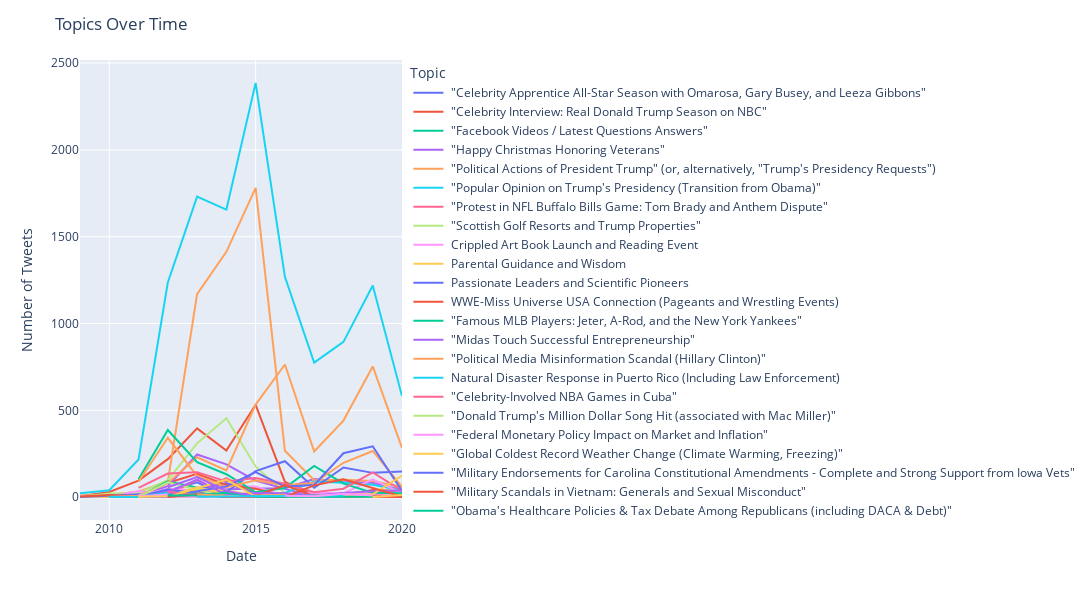

Notebook code for this chart:
### Code cell
# plot using plotly 

import plotly.express as px 


fig = px.line(topic_df_grouped, x='date', y='count', color='refined_topic_names')

fig.update_layout(
    title='Topics Over Time',
    xaxis_title='Date',
    yaxis_title='Number of Tweets',
    legend_title='Topic',
    width=1400,
    height=600, 
    showlegend=True, 
)

fig.show()

### Figure 1 — Plotly figure (JSON) as saved in the notebook; plotly's stock layout.template omitted (floating-point values rounded to 4 significant figures)
{"data": [{"hovertemplate": "refined_topic_names= \"Celebrity Apprentice All-Star Season with Omarosa, Gary Busey, and Leeza Gibbons\"<br>date=%{x}<br>count=%{y}<extra></extra>", "legendgroup": " \"Celebrity Apprentice All-Star Season with Omarosa, Gary Busey, and Leeza Gibbons\"", "line": {"color": "#636efa", "dash": "solid"}, "marker": {"symbol": "circle"}, "mode": "lines", "name": " \"Celebrity Apprentice All-Star Season with Omarosa, Gary Busey, and Leeza Gibbons\"", "orientation": "v", "showlegend": true, "type": "scatter", "x": [2009, 2010, 2011, 2012, 2013, 2014, 2015, 2016, 2018], "xaxis": "x", "y": [1, 1, 1, 37, 86, 4, 24, 1, 1], "yaxis": "y"}, {"hovertemplate": "refined_topic_names= \"Celebrity Interview: Real Donald Trump Season on NBC\"<br>date=%{x}<br>count=%{y}<extra></extra>", "legendgroup": " \"Celebrity Interview: Real Donald Trump Season on NBC\"", "line": {"color": "#EF553B", "dash": "solid"}, "marker": {"symbol": "circle"}, "mode": "lines", "name": " \"Celebrity Interview: Real Donald Trump Season on NBC\"", "orientation": "v", "showlegend": true, "type": "scatter", "x": [2009, 2010, 2011, 2012, 2013, 2014, 2015, 2016, 2017, 2018, 2019, 2020], "xaxis": "x", "y": [5, 30, 95, 219, 396, 269, 532, 88, 11, 13, 41, 35], "yaxis": "y"}, {"hovertemplate": "refined_topic_names= \"Facebook Videos / Latest Questions Answers\"<br>date=%{x}<br>count=%{y}<extra></extra>", "legendgroup": " \"Facebook Videos / Latest Questions Answers\"", "line": {"color": "#00cc96", "dash": "solid"}, "marker": {"symbol": "circle"}, "mode": "lines", "name": " \"Facebook Videos / Latest Questions Answers\"", "orientation": "v", "showlegend": true, "type": "scatter", "x": [2009, 2011, 2012, 2013, 2014, 2015, 2016], "xaxis": "x", "y": [1, 2, 1, 6, 3, 2, 1], "yaxis": "y"}, {"hovertemplate": "refined_topic_names= \"Happy Christmas Honoring Veterans\"<br>date=%{x}<br>count=%{y}<extra></extra>", "legendgroup": " \"Happy Christmas Honoring Veterans\"", "line": {"color": "#ab63fa", "dash": "solid"}, "marker": {"symbol": "circle"}, "mode": "lines", "name": " \"Happy Christmas Honoring Veterans\"", "orientation": "v", "showlegend": true, "type": "scatter", "x": [2009, 2010, 2011, 2012, 2013, 2014, 2015, 2016, 2017, 2018, 2019, 2020], "xaxis": "x", "y": [1, 4, 10, 35, 41, 46, 50, 52, 104, 87, 83, 40], "yaxis": "y"}, {"hovertemplate": "refined_topic_names= \"Political Actions of President Trump\" (or, alternatively, \"Trump's Presidency Requests\")<br>date=%{x}<br>count=%{y}<extra></extra>", "legendgroup": " \"Political Actions of President Trump\" (or, alternatively, \"Trump's Presidency Requests\")", "line": {"color": "#FFA15A", "dash": "solid"}, "marker": {"symbol": "circle"}, "mode": "lines", "name": " \"Political Actions of President Trump\" (or, alternatively, \"Trump's Presidency Requests\")", "orientation": "v", "showlegend": true, "type": "scatter", "x": [2009, 2010, 2011, 2012, 2013, 2014, 2015, 2016, 2017, 2018, 2019, 2020], "xaxis": "x", "y": [9, 13, 33, 89, 1169, 1413, 1781, 267, 98, 100, 93, 58], "yaxis": "y"}, {"hovertemplate": "refined_topic_names= \"Popular Opinion on Trump's Presidency (Transition from Obama)\"<br>date=%{x}<br>count=%{y}<extra></extra>", "legendgroup": " \"Popular Opinion on Trump's Presidency (Transition from Obama)\"", "line": {"color": "#19d3f3", "dash": "solid"}, "marker": {"symbol": "circle"}, "mode": "lines", "name": " \"Popular Opinion on Trump's Presidency (Transition from Obama)\"", "orientation": "v", "showlegend": true, "type": "scatter", "x": [2009, 2010, 2011, 2012, 2013, 2014, 2015, 2016, 2017, 2018, 2019, 2020], "xaxis": "x", "y": [23, 40, 217, 1236, 1731, 1656, 2385, 1269, 775, 894, 1219, 582], "yaxis": "y"}, {"hovertemplate": "refined_topic_names= \"Protest in NFL Buffalo Bills Game: Tom Brady and Anthem Dispute\"<br>date=%{x}<br>count=%{y}<extra></extra>", "legendgroup": " \"Protest in NFL Buffalo Bills Game: Tom Brady and Anthem Dispute\"", "line": {"color": "#FF6692", "dash": "solid"}, "marker": {"symbol": "circle"}, "mode": "lines", "name": " \"Protest in NFL Buffalo Bills Game: Tom Brady and Anthem Dispute\"", "orientation": "v", "showlegend": true, "type": "scatter", "x": [2009, 2010, 2012, 2013, 2014, 2015, 2016, 2017, 2018, 2019, 2020], "xaxis": "x", "y": [1, 1, 15, 31, 110, 20, 3, 30, 8, 4, 3], "yaxis": "y"}, {"hovertemplate": "refined_topic_names= \"Scottish Golf Resorts and Trump Properties\"<br>date=%{x}<br>count=%{y}<extra></extra>", "legendgroup": " \"Scottish Golf Resorts and Trump Properties\"", "line": {"color": "#B6E880", "dash": "solid"}, "marker": {"symbol": "circle"}, "mode": "lines", "name": " \"Scottish Golf Resorts and Trump Properties\"", "orientation": "v", "showlegend": true, "type": "scatter", "x": [2009, 2010, 2011, 2012, 2013, 2014, 2015, 2016, 2017, 2018, 2019, 2020], "xaxis": "x", "y": [2, 21, 25, 98, 310, 455, 177, 23, 3, 1, 8, 2], "yaxis": "y"}, {"hovertemplate": "refined_topic_names= Crippled Art Book Launch and Reading Event<br>date=%{x}<br>count=%{y}<extra></extra>", "legendgroup": " Crippled Art Book Launch and Reading Event", "line": {"color": "#FF97FF", "dash": "solid"}, "marker": {"symbol": "circle"}, "mode": "lines", "name": " Crippled Art Book Launch and Reading Event", "orientation": "v", "showlegend": true, "type": "scatter", "x": [2009, 2010, 2011, 2012, 2013, 2014, 2015, 2016, 2017, 2018, 2019, 2020], "xaxis": "x", "y": [4, 1, 35, 12, 54, 64, 61, 6, 6, 13, 26, 14], "yaxis": "y"}, {"hovertemplate": "refined_topic_names= Parental Guidance and Wisdom<br>date=%{x}<br>count=%{y}<extra></extra>", "legendgroup": " Parental Guidance and Wisdom", "line": {"color": "#FECB52", "dash": "solid"}, "marker": {"symbol": "circle"}, "mode": "lines", "name": " Parental Guidance and Wisdom", "orientation": "v", "showlegend": true, "type": "scatter", "x": [2009, 2012, 2013, 2014, 2015, 2016, 2019, 2020], "xaxis": "x", "y": [1, 4, 16, 11, 7, 3, 2, 2], "yaxis": "y"}, {"hovertemplate": "refined_topic_names= Passionate Leaders and Scientific Pioneers<br>date=%{x}<br>count=%{y}<extra></extra>", "legendgroup": " Passionate Leaders and Scientific Pioneers", "line": {"color": "#636efa", "dash": "solid"}, "marker": {"symbol": "circle"}, "mode": "lines", "name": " Passionate Leaders and Scientific Pioneers", "orientation": "v", "showlegend": true, "type": "scatter", "x": [2009, 2012, 2013, 2014, 2015, 2019, 2020], "xaxis": "x", "y": [1, 24, 44, 82, 20, 4, 1], "yaxis": "y"}, {"hovertemplate": "refined_topic_names= WWE-Miss Universe USA Connection (Pageants and Wrestling Events)<br>date=%{x}<br>count=%{y}<extra></extra>", "legendgroup": " WWE-Miss Universe USA Connection (Pageants and Wrestling Events)", "line": {"color": "#EF553B", "dash": "solid"}, "marker": {"symbol": "circle"}, "mode": "lines", "name": " WWE-Miss Universe USA Connection (Pageants and Wrestling Events)", "orientation": "v", "showlegend": true, "type": "scatter", "x": [2009, 2010, 2011, 2012, 2013, 2014, 2015, 2016, 2017, 2018, 2019, 2020], "xaxis": "x", "y": [4, 13, 6, 82, 135, 71, 48, 7, 7, 10, 13, 2], "yaxis": "y"}, {"hovertemplate": "refined_topic_names= \"Famous MLB Players: Jeter, A-Rod, and the New York Yankees\"<br>date=%{x}<br>count=%{y}<extra></extra>", "legendgroup": " \"Famous MLB Players: Jeter, A-Rod, and the New York Yankees\"", "line": {"color": "#00cc96", "dash": "solid"}, "marker": {"symbol": "circle"}, "mode": "lines", "name": " \"Famous MLB Players: Jeter, A-Rod, and the New York Yankees\"", "orientation": "v", "showlegend": true, "type": "scatter", "x": [2010, 2011, 2012, 2013, 2014, 2015, 2016, 2017, 2018, 2019, 2020], "xaxis": "x", "y": [3, 2, 91, 56, 18, 10, 1, 2, 3, 7, 5], "yaxis": "y"}, {"hovertemplate": "refined_topic_names= \"Midas Touch Successful Entrepreneurship\"<br>date=%{x}<br>count=%{y}<extra></extra>", "legendgroup": " \"Midas Touch Successful Entrepreneurship\"", "line": {"color": "#ab63fa", "dash": "solid"}, "marker": {"symbol": "circle"}, "mode": "lines", "name": " \"Midas Touch Successful Entrepreneurship\"", "orientation": "v", "showlegend": true, "type": "scatter", "x": [2010, 2011, 2012, 2013, 2014, 2015, 2017, 2018, 2019, 2020], "xaxis": "x", "y": [1, 8, 63, 246, 189, 95, 1, 4, 4, 1], "yaxis": "y"}, {"hovertemplate": "refined_topic_names= \"Political Media Misinformation Scandal (Hillary Clinton)\"<br>date=%{x}<br>count=%{y}<extra></extra>", "legendgroup": " \"Political Media Misinformation Scandal (Hillary Clinton)\"", "line": {"color": "#FFA15A", "dash": "solid"}, "marker": {"symbol": "circle"}, "mode": "lines", "name": " \"Political Media Misinformation Scandal (Hillary Clinton)\"", "orientation": "v", "showlegend": true, "type": "scatter", "x": [2010, 2011, 2012, 2013, 2014, 2015, 2016, 2017, 2018, 2019, 2020], "xaxis": "x", "y": [1, 8, 81, 230, 154, 533, 764, 263, 441, 753, 283], "yaxis": "y"}, {"hovertemplate": "refined_topic_names= Natural Disaster Response in Puerto Rico (Including Law Enforcement)<br>date=%{x}<br>count=%{y}<extra></extra>", "legendgroup": " Natural Disaster Response in Puerto Rico (Including Law Enforcement)", "line": {"color": "#19d3f3", "dash": "solid"}, "marker": {"symbol": "circle"}, "mode": "lines", "name": " Natural Disaster Response in Puerto Rico (Including Law Enforcement)", "orientation": "v", "showlegend": true, "type": "scatter", "x": [2010, 2011, 2012, 2013, 2014, 2015, 2016, 2017, 2018, 2019, 2020], "xaxis": "x", "y": [1, 2, 16, 8, 3, 11, 25, 90, 83, 71, 38], "yaxis": "y"}, {"hovertemplate": "refined_topic_names= \"Celebrity-Involved NBA Games in Cuba\"<br>date=%{x}<br>count=%{y}<extra></extra>", "legendgroup": " \"Celebrity-Involved NBA Games in Cuba\"", "line": {"color": "#FF6692", "dash": "solid"}, "marker": {"symbol": "circle"}, "mode": "lines", "name": " \"Celebrity-Involved NBA Games in Cuba\"", "orientation": "v", "showlegend": true, "type": "scatter", "x": [2011, 2012, 2013, 2014, 2015, 2016, 2017, 2019, 2020], "xaxis": "x", "y": [1, 13, 100, 7, 1, 1, 1, 1, 1], "yaxis": "y"}, {"hovertemplate": "refined_topic_names= \"Donald Trump's Million Dollar Song Hit (associated with Mac Miller)\"<br>date=%{x}<br>count=%{y}<extra></extra>", "legendgroup": " \"Donald Trump's Million Dollar Song Hit (associated with Mac Miller)\"", "line": {"color": "#B6E880", "dash": "solid"}, "marker": {"symbol": "circle"}, "mode": "lines", "name": " \"Donald Trump's Million Dollar Song Hit (associated with Mac Miller)\"", "orientation": "v", "showlegend": true, "type": "scatter", "x": [2011, 2012, 2013, 2014, 2015], "xaxis": "x", "y": [1, 11, 12, 13, 5], "yaxis": "y"}, {"hovertemplate": "refined_topic_names= \"Federal Monetary Policy Impact on Market and Inflation\"<br>date=%{x}<br>count=%{y}<extra></extra>", "legendgroup": " \"Federal Monetary Policy Impact on Market and Inflation\"", "line": {"color": "#FF97FF", "dash": "solid"}, "marker": {"symbol": "circle"}, "mode": "lines", "name": " \"Federal Monetary Policy Impact on Market and Inflation\"", "orientation": "v", "showlegend": true, "type": "scatter", "x": [2011, 2012, 2013, 2014, 2015, 2016, 2017, 2018, 2019, 2020], "xaxis": "x", "y": [8, 49, 38, 26, 15, 3, 26, 22, 103, 22], "yaxis": "y"}, {"hovertemplate": "refined_topic_names= \"Global Coldest Record Weather Change (Climate Warming, Freezing)\"<br>date=%{x}<br>count=%{y}<extra></extra>", "legendgroup": " \"Global Coldest Record Weather Change (Climate Warming, Freezing)\"", "line": {"color": "#FECB52", "dash": "solid"}, "marker": {"symbol": "circle"}, "mode": "lines", "name": " \"Global Coldest Record Weather Change (Climate Warming, Freezing)\"", "orientation": "v", "showlegend": true, "type": "scatter", "x": [2011, 2012, 2013, 2014, 2015, 2017, 2018, 2019], "xaxis": "x", "y": [2, 6, 45, 39, 9, 1, 2, 5], "yaxis": "y"}, {"hovertemplate": "refined_topic_names= \"Military Endorsements for Carolina Constitutional Amendments - Complete and Strong Support from Iowa Vets\"<br>date=%{x}<br>count=%{y}<extra></extra>", "legendgroup": " \"Military Endorsements for Carolina Constitutional Amendments - Complete and Strong Support from Iowa Vets\"", "line": {"color": "#636efa", "dash": "solid"}, "marker": {"symbol": "circle"}, "mode": "lines", "name": " \"Military Endorsements for Carolina Constitutional Amendments - Complete and Strong Support from Iowa Vets\"", "orientation": "v", "showlegend": true, "type": "scatter", "x": [2011, 2012, 2013, 2014, 2015, 2016, 2017, 2018, 2019, 2020], "xaxis": "x", "y": [3, 46, 23, 30, 150, 207, 54, 171, 140, 148], "yaxis": "y"}, {"hovertemplate": "refined_topic_names= \"Military Scandals in Vietnam: Generals and Sexual Misconduct\"<br>date=%{x}<br>count=%{y}<extra></extra>", "legendgroup": " \"Military Scandals in Vietnam: Generals and Sexual Misconduct\"", "line": {"color": "#EF553B", "dash": "solid"}, "marker": {"symbol": "circle"}, "mode": "lines", "name": " \"Military Scandals in Vietnam: Generals and Sexual Misconduct\"", "orientation": "v", "showlegend": true, "type": "scatter", "x": [2011, 2012, 2013, 2014, 2015, 2016, 2017, 2018, 2019, 2020], "xaxis": "x", "y": [1, 6, 26, 8, 2, 1, 12, 5, 5, 6], "yaxis": "y"}, {"hovertemplate": "refined_topic_names= \"Obama's Healthcare Policies & Tax Debate Among Republicans (including DACA & Debt)\"<br>date=%{x}<br>count=%{y}<extra></extra>", "legendgroup": " \"Obama's Healthcare Policies & Tax Debate Among Republicans (including DACA & Debt)\"", "line": {"color": "#00cc96", "dash": "solid"}, "marker": {"symbol": "circle"}, "mode": "lines", "name": " \"Obama's Healthcare Policies & Tax Debate Among Republicans (including DACA & Debt)\"", "orientation": "v", "showlegend": true, "type": "scatter", "x": [2011, 2012, 2013, 2014, 2015, 2016, 2017, 2018, 2019, 2020], "xaxis": "x", "y": [103, 387, 202, 132, 28, 53, 180, 78, 26, 23], "yaxis": "y"}, {"hovertemplate": "refined_topic_names= \"Political Convention on Myrtle Beach (Monday), featuring Donald GOP\"<br>date=%{x}<br>count=%{y}<extra></extra>", "legendgroup": " \"Political Convention on Myrtle Beach (Monday), featuring Donald GOP\"", "line": {"color": "#ab63fa", "dash": "solid"}, "marker": {"symbol": "circle"}, "mode": "lines", "name": " \"Political Convention on Myrtle Beach (Monday), featuring Donald GOP\"", "orientation": "v", "showlegend": true, "type": "scatter", "x": [2011, 2012, 2013, 2014, 2015], "xaxis": "x", "y": [1, 3, 15, 3, 15], "yaxis": "y"}, {"hovertemplate": "refined_topic_names= \"U.S.-China Trade Tariffs Impacts\"<br>date=%{x}<br>count=%{y}<extra></extra>", "legendgroup": " \"U.S.-China Trade Tariffs Impacts\"", "line": {"color": "#FFA15A", "dash": "solid"}, "marker": {"symbol": "circle"}, "mode": "lines", "name": " \"U.S.-China Trade Tariffs Impacts\"", "orientation": "v", "showlegend": true, "type": "scatter", "x": [2011, 2012, 2013, 2014, 2015, 2016, 2017, 2018, 2019, 2020], "xaxis": "x", "y": [89, 342, 121, 57, 97, 68, 81, 198, 266, 60], "yaxis": "y"}, {"hovertemplate": "refined_topic_names= Food & Restaurant Reviews (Vanity Fair)<br>date=%{x}<br>count=%{y}<extra></extra>", "legendgroup": " Food & Restaurant Reviews (Vanity Fair)", "line": {"color": "#19d3f3", "dash": "solid"}, "marker": {"symbol": "circle"}, "mode": "lines", "name": " Food & Restaurant Reviews (Vanity Fair)", "orientation": "v", "showlegend": true, "type": "scatter", "x": [2011, 2012, 2013, 2014, 2015, 2016, 2017, 2018], "xaxis": "x", "y": [1, 25, 23, 7, 3, 1, 1, 1], "yaxis": "y"}, {"hovertemplate": "refined_topic_names= Middle East Conflicts & Nuclear Tensions under Obama<br>date=%{x}<br>count=%{y}<extra></extra>", "legendgroup": " Middle East Conflicts & Nuclear Tensions under Obama", "line": {"color": "#FF6692", "dash": "solid"}, "marker": {"symbol": "circle"}, "mode": "lines", "name": " Middle East Conflicts & Nuclear Tensions under Obama", "orientation": "v", "showlegend": true, "type": "scatter", "x": [2011, 2012, 2013, 2014, 2015, 2016, 2017, 2018, 2019, 2020], "xaxis": "x", "y": [54, 136, 144, 91, 111, 77, 28, 49, 143, 38], "yaxis": "y"}, {"hovertemplate": "refined_topic_names= Republican Presidential Candidates' Interviews and Discussions<br>date=%{x}<br>count=%{y}<extra></extra>", "legendgroup": " Republican Presidential Candidates' Interviews and Discussions", "line": {"color": "#B6E880", "dash": "solid"}, "marker": {"symbol": "circle"}, "mode": "lines", "name": " Republican Presidential Candidates' Interviews and Discussions", "orientation": "v", "showlegend": true, "type": "scatter", "x": [2011, 2012, 2014, 2015, 2016], "xaxis": "x", "y": [2, 86, 1, 5, 1], "yaxis": "y"}, {"hovertemplate": "refined_topic_names= Social Media Debates & OWS Protests<br>date=%{x}<br>count=%{y}<extra></extra>", "legendgroup": " Social Media Debates & OWS Protests", "line": {"color": "#FF97FF", "dash": "solid"}, "marker": {"symbol": "circle"}, "mode": "lines", "name": " Social Media Debates & OWS Protests", "orientation": "v", "showlegend": true, "type": "scatter", "x": [2011, 2012, 2013, 2015, 2016, 2017, 2018, 2019, 2020], "xaxis": "x", "y": [6, 16, 1, 3, 11, 1, 5, 11, 5], "yaxis": "y"}, {"hovertemplate": "refined_topic_names= Urban Restructuring and Business Philanthropy<br>date=%{x}<br>count=%{y}<extra></extra>", "legendgroup": " Urban Restructuring and Business Philanthropy", "line": {"color": "#FECB52", "dash": "solid"}, "marker": {"symbol": "circle"}, "mode": "lines", "name": " Urban Restructuring and Business Philanthropy", "orientation": "v", "showlegend": true, "type": "scatter", "x": [2011, 2012, 2013, 2014, 2015, 2016], "xaxis": "x", "y": [2, 6, 57, 15, 21, 21], "yaxis": "y"}, {"hovertemplate": "refined_topic_names= \"Border Security and Immigration Policies\"<br>date=%{x}<br>count=%{y}<extra></extra>", "legendgroup": " \"Border Security and Immigration Policies\"", "line": {"color": "#636efa", "dash": "solid"}, "marker": {"symbol": "circle"}, "mode": "lines", "name": " \"Border Security and Immigration Policies\"", "orientation": "v", "showlegend": true, "type": "scatter", "x": [2012, 2013, 2014, 2015, 2016, 2017, 2018, 2019, 2020], "xaxis": "x", "y": [14, 34, 62, 144, 61, 70, 253, 293, 36], "yaxis": "y"}, {"hovertemplate": "refined_topic_names= \"Colorado & Phoenix Sports Events Tomorrow\"<br>date=%{x}<br>count=%{y}<extra></extra>", "legendgroup": " \"Colorado & Phoenix Sports Events Tomorrow\"", "line": {"color": "#EF553B", "dash": "solid"}, "marker": {"symbol": "circle"}, "mode": "lines", "name": " \"Colorado & Phoenix Sports Events Tomorrow\"", "orientation": "v", "showlegend": true, "type": "scatter", "x": [2012, 2013, 2014, 2015, 2016, 2017, 2018, 2019, 2020], "xaxis": "x", "y": [1, 1, 1, 9, 69, 4, 7, 5, 1], "yaxis": "y"}, {"hovertemplate": "refined_topic_names= \"Competitive Financial Gaming Momentum\"<br>date=%{x}<br>count=%{y}<extra></extra>", "legendgroup": " \"Competitive Financial Gaming Momentum\"", "line": {"color": "#00cc96", "dash": "solid"}, "marker": {"symbol": "circle"}, "mode": "lines", "name": " \"Competitive Financial Gaming Momentum\"", "orientation": "v", "showlegend": true, "type": "scatter", "x": [2012, 2013, 2014, 2015, 2017], "xaxis": "x", "y": [3, 10, 7, 5, 1], "yaxis": "y"}, {"hovertemplate": "refined_topic_names= \"New York Political Scandals\"<br>date=%{x}<br>count=%{y}<extra></extra>", "legendgroup": " \"New York Political Scandals\"", "line": {"color": "#ab63fa", "dash": "solid"}, "marker": {"symbol": "circle"}, "mode": "lines", "name": " \"New York Political Scandals\"", "orientation": "v", "showlegend": true, "type": "scatter", "x": [2012, 2013, 2014, 2015, 2016, 2017, 2018, 2019, 2020], "xaxis": "x", "y": [29, 101, 12, 24, 22, 10, 24, 34, 39], "yaxis": "y"}, {"hovertemplate": "refined_topic_names= \"Political Activism among College Students in Las Vegas\"<br>date=%{x}<br>count=%{y}<extra></extra>", "legendgroup": " \"Political Activism among College Students in Las Vegas\"", "line": {"color": "#FFA15A", "dash": "solid"}, "marker": {"symbol": "circle"}, "mode": "lines", "name": " \"Political Activism among College Students in Las Vegas\"", "orientation": "v", "showlegend": true, "type": "scatter", "x": [2012, 2013, 2014, 2016], "xaxis": "x", "y": [6, 3, 2, 14], "yaxis": "y"}, {"hovertemplate": "refined_topic_names= \"Reality TV Personalities & Hair Discussions\"<br>date=%{x}<br>count=%{y}<extra></extra>", "legendgroup": " \"Reality TV Personalities & Hair Discussions\"", "line": {"color": "#19d3f3", "dash": "solid"}, "marker": {"symbol": "circle"}, "mode": "lines", "name": " \"Reality TV Personalities & Hair Discussions\"", "orientation": "v", "showlegend": true, "type": "scatter", "x": [2012], "xaxis": "x", "y": [12], "yaxis": "y"}, {"hovertemplate": "refined_topic_names= \"Sugary Beverages Debate: Sugar Consumption and Weight Issues\"<br>date=%{x}<br>count=%{y}<extra></extra>", "legendgroup": " \"Sugary Beverages Debate: Sugar Consumption and Weight Issues\"", "line": {"color": "#FF6692", "dash": "solid"}, "marker": {"symbol": "circle"}, "mode": "lines", "name": " \"Sugary Beverages Debate: Sugar Consumption and Weight Issues\"", "orientation": "v", "showlegend": true, "type": "scatter", "x": [2012, 2013, 2014, 2015, 2016], "xaxis": "x", "y": [30, 9, 2, 1, 1], "yaxis": "y"}, {"hovertemplate": "refined_topic_names= \"Terrorist Attack in Paris (Security and Global Relations)\"<br>date=%{x}<br>count=%{y}<extra></extra>", "legendgroup": " \"Terrorist Attack in Paris (Security and Global Relations)\"", "line": {"color": "#B6E880", "dash": "solid"}, "marker": {"symbol": "circle"}, "mode": "lines", "name": " \"Terrorist Attack in Paris (Security and Global Relations)\"", "orientation": "v", "showlegend": true, "type": "scatter", "x": [2012, 2015, 2016, 2017, 2018, 2019], "xaxis": "x", "y": [2, 4, 4, 7, 8, 3], "yaxis": "y"}, {"hovertemplate": "refined_topic_names= \"Venezuelan Political Conflict: Chávez, Maduro, Guaidó\"<br>date=%{x}<br>count=%{y}<extra></extra>", "legendgroup": " \"Venezuelan Political Conflict: Chávez, Maduro, Guaidó\"", "line": {"color": "#FF97FF", "dash": "solid"}, "marker": {"symbol": "circle"}, "mode": "lines", "name": " \"Venezuelan Political Conflict: Chávez, Maduro, Guaidó\"", "orientation": "v", "showlegend": true, "type": "scatter", "x": [2012, 2013, 2016, 2017, 2019], "xaxis": "x", "y": [3, 2, 4, 4, 16], "yaxis": "y"}, {"hovertemplate": "refined_topic_names= Global Health Crises (Viruses in Africa and US)<br>date=%{x}<br>count=%{y}<extra></extra>", "legendgroup": " Global Health Crises (Viruses in Africa and US)", "line": {"color": "#FECB52", "dash": "solid"}, "marker": {"symbol": "circle"}, "mode": "lines", "name": " Global Health Crises (Viruses in Africa and US)", "orientation": "v", "showlegend": true, "type": "scatter", "x": [2012, 2014, 2015, 2017, 2018, 2019, 2020], "xaxis": "x", "y": [1, 101, 3, 7, 15, 17, 125], "yaxis": "y"}, {"hovertemplate": "refined_topic_names= Lance Armstrong Scandals and Interviews<br>date=%{x}<br>count=%{y}<extra></extra>", "legendgroup": " Lance Armstrong Scandals and Interviews", "line": {"color": "#636efa", "dash": "solid"}, "marker": {"symbol": "circle"}, "mode": "lines", "name": " Lance Armstrong Scandals and Interviews", "orientation": "v", "showlegend": true, "type": "scatter", "x": [2012, 2013, 2014], "xaxis": "x", "y": [5, 15, 1], "yaxis": "y"}, {"hovertemplate": "refined_topic_names= North Korea-South Korea Nuclear Tensions<br>date=%{x}<br>count=%{y}<extra></extra>", "legendgroup": " North Korea-South Korea Nuclear Tensions", "line": {"color": "#EF553B", "dash": "solid"}, "marker": {"symbol": "circle"}, "mode": "lines", "name": " North Korea-South Korea Nuclear Tensions", "orientation": "v", "showlegend": true, "type": "scatter", "x": [2012, 2013, 2014, 2016, 2017, 2018, 2019, 2020], "xaxis": "x", "y": [1, 17, 3, 1, 68, 103, 53, 4], "yaxis": "y"}, {"hovertemplate": "refined_topic_names= Vaccine Awareness and Autism Concerns in Children<br>date=%{x}<br>count=%{y}<extra></extra>", "legendgroup": " Vaccine Awareness and Autism Concerns in Children", "line": {"color": "#00cc96", "dash": "solid"}, "marker": {"symbol": "circle"}, "mode": "lines", "name": " Vaccine Awareness and Autism Concerns in Children", "orientation": "v", "showlegend": true, "type": "scatter", "x": [2012, 2013, 2014, 2015, 2019], "xaxis": "x", "y": [10, 10, 25, 2, 2], "yaxis": "y"}, {"hovertemplate": "refined_topic_names= Wind Energy Conflict in Scotland<br>date=%{x}<br>count=%{y}<extra></extra>", "legendgroup": " Wind Energy Conflict in Scotland", "line": {"color": "#ab63fa", "dash": "solid"}, "marker": {"symbol": "circle"}, "mode": "lines", "name": " Wind Energy Conflict in Scotland", "orientation": "v", "showlegend": true, "type": "scatter", "x": [2012, 2013, 2014, 2015], "xaxis": "x", "y": [57, 116, 36, 4], "yaxis": "y"}, {"hovertemplate": "refined_topic_names= \"Large Apple Devices Comparison (Apple vs Samsung)\"<br>date=%{x}<br>count=%{y}<extra></extra>", "legendgroup": " \"Large Apple Devices Comparison (Apple vs Samsung)\"", "line": {"color": "#FFA15A", "dash": "solid"}, "marker": {"symbol": "circle"}, "mode": "lines", "name": " \"Large Apple Devices Comparison (Apple vs Samsung)\"", "orientation": "v", "showlegend": true, "type": "scatter", "x": [2013, 2014], "xaxis": "x", "y": [16, 8], "yaxis": "y"}, {"hovertemplate": "refined_topic_names= \"Washington D.C. Amazon Retail Tax Lobbying\"<br>date=%{x}<br>count=%{y}<extra></extra>", "legendgroup": " \"Washington D.C. Amazon Retail Tax Lobbying\"", "line": {"color": "#19d3f3", "dash": "solid"}, "marker": {"symbol": "circle"}, "mode": "lines", "name": " \"Washington D.C. Amazon Retail Tax Lobbying\"", "orientation": "v", "showlegend": true, "type": "scatter", "x": [2013, 2015, 2017, 2018], "xaxis": "x", "y": [2, 4, 6, 9], "yaxis": "y"}, {"hovertemplate": "refined_topic_names= \"Pinehurst Golf Experience: Matt Ginella, Steven Well Review\"<br>date=%{x}<br>count=%{y}<extra></extra>", "legendgroup": " \"Pinehurst Golf Experience: Matt Ginella, Steven Well Review\"", "line": {"color": "#FF6692", "dash": "solid"}, "marker": {"symbol": "circle"}, "mode": "lines", "name": " \"Pinehurst Golf Experience: Matt Ginella, Steven Well Review\"", "orientation": "v", "showlegend": true, "type": "scatter", "x": [2014], "xaxis": "x", "y": [19], "yaxis": "y"}, {"hovertemplate": "refined_topic_names= Dissatisfied Cell Service Consumers (T-Mobile vs Verizon Wireless)<br>date=%{x}<br>count=%{y}<extra></extra>", "legendgroup": " Dissatisfied Cell Service Consumers (T-Mobile vs Verizon Wireless)", "line": {"color": "#B6E880", "dash": "solid"}, "marker": {"symbol": "circle"}, "mode": "lines", "name": " Dissatisfied Cell Service Consumers (T-Mobile vs Verizon Wireless)", "orientation": "v", "showlegend": true, "type": "scatter", "x": [2015], "xaxis": "x", "y": [19], "yaxis": "y"}, {"hovertemplate": "refined_topic_names= European Trade & Economic Cooperation (NATO Countries)<br>date=%{x}<br>count=%{y}<extra></extra>", "legendgroup": " European Trade & Economic Cooperation (NATO Countries)", "line": {"color": "#FF97FF", "dash": "solid"}, "marker": {"symbol": "circle"}, "mode": "lines", "name": " European Trade & Economic Cooperation (NATO Countries)", "orientation": "v", "showlegend": true, "type": "scatter", "x": [2016, 2017, 2018, 2019], "xaxis": "x", "y": [8, 5, 20, 10], "yaxis": "y"}, {"hovertemplate": "refined_topic_names= Political News Analysis (Politics, Media, Analysis)<br>date=%{x}<br>count=%{y}<extra></extra>", "legendgroup": " Political News Analysis (Politics, Media, Analysis)", "line": {"color": "#FECB52", "dash": "solid"}, "marker": {"symbol": "circle"}, "mode": "lines", "name": " Political News Analysis (Politics, Media, Analysis)", "orientation": "v", "showlegend": true, "type": "scatter", "x": [2019, 2020], "xaxis": "x", "y": [1, 12], "yaxis": "y"}], "layout": {"height": 600, "legend": {"title": {"text": "Topic"}, "tracegroupgap": 0}, "margin": {"t": 60}, "showlegend": true, "title": {"text": "Topics Over Time"}, "width": 1400, "xaxis": {"anchor": "y", "domain": [0, 1], "title": {"text": "Date"}}, "yaxis": {"anchor": "x", "domain": [0, 1], "title": {"text": "Number of Tweets"}}}}
